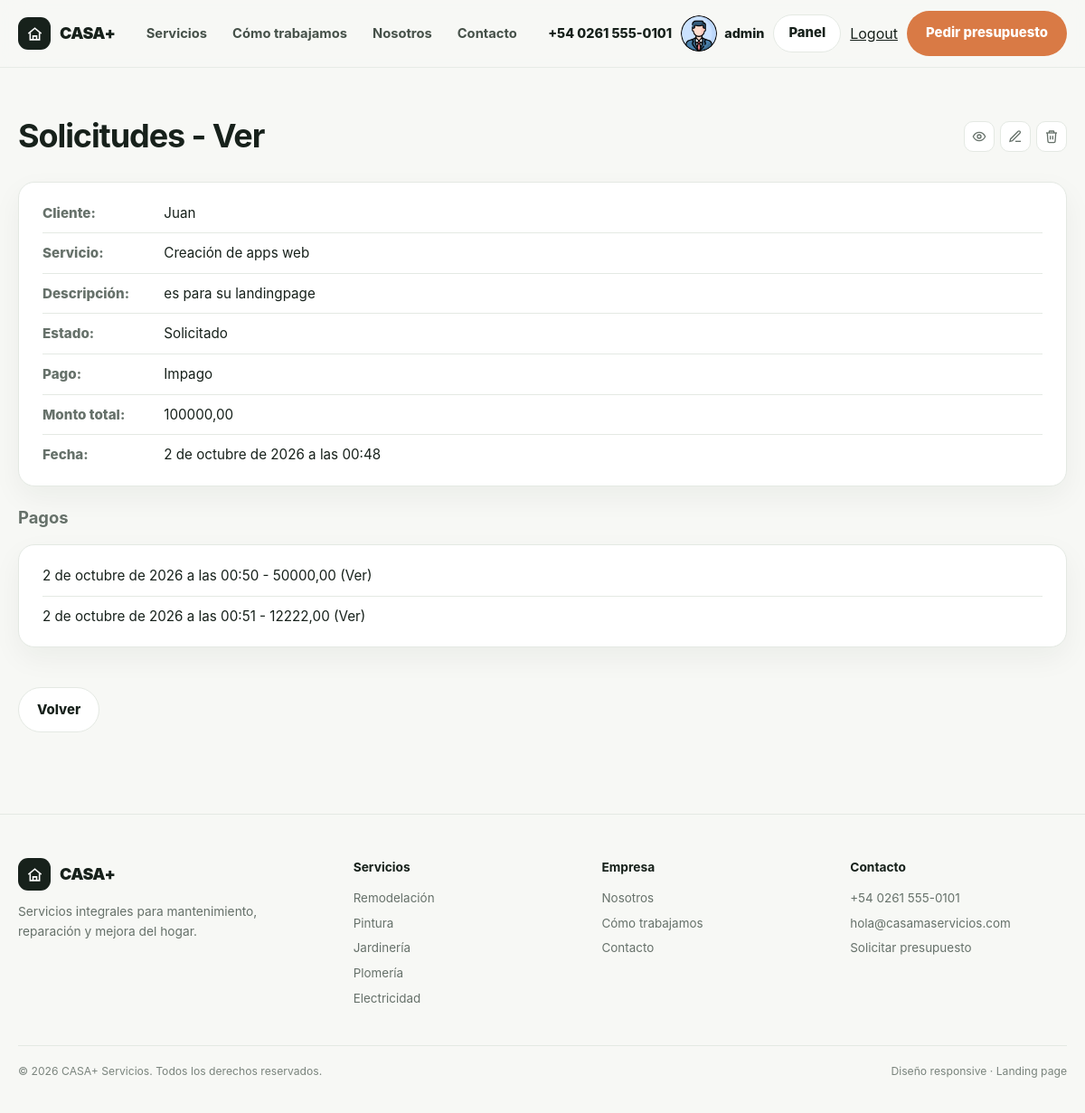
The app's page /servicios/solicitud/detail/1 (signed in) with its own data.
### servicios/models.py (models this page shows, shortened)
class SolicitudServicio(models.Model):
    cliente = models.ForeignKey(Cliente, on_delete=models.CASCADE, related_name="solicitudes")
    servicio = models.ForeignKey(Servicio, on_delete=models.PROTECT, related_name="solicitudes")
    descripcion = models.TextField(blank=True, null=True)
    estado = models.CharField(
        max_length=20,
        choices=EstadoServicio.choices,
        default=EstadoServicio.SOLICITADO,
    )
    estado_pago = models.CharField(
        max_length=20,
        choices=EstadoPago.choices,
        default=EstadoPago.IMPAGO,
    )
    monto_total = models.DecimalField(max_digits=10, decimal_places=2, default=0)
    fecha = models.DateTimeField(auto_now_add=True)

class Cliente(models.Model):
    nombre = models.CharField(max_length=255)
    telefono = models.CharField(max_length=20, blank=True, null=True)
    email = models.EmailField(blank=True, null=True)
    def __str__(self) -> str:
        return self.nombre

class Servicio(models.Model):
    nombre = models.CharField(max_length=255, unique=True)
    descripcion = models.TextField(null=True, blank=True)
    def __str__(self):
        return self.nombre

class Pago(models.Model):
    solicitud = models.ForeignKey(SolicitudServicio, on_delete=models.CASCADE, related_name="pagos")
    monto = models.DecimalField(max_digits=10, decimal_places=2)
    fecha = models.DateTimeField(auto_now_add=True)

### servicios/views/solicitud.py (the view)
# urls.py: path("solicitud/detail/<int:pk>", SolicitudServicioDetail.as_view(), name="solicitud_detail"),
class SolicitudServicioDetail(DetailView):
    model = SolicitudServicio
    context_object_name = "solicitud"

### servicios/templates/servicios/solicitudservicio_detail.html
{% extends "core/base.html" %}
{% block contenido %}
    <main class="pagina">
        <div class="pagina-head">
            <h1>Solicitudes - Ver</h1>
            {% include "servicios/acciones.html" with entidad="solicitud" objeto=solicitud %}
        </div>
        <ul class="lista-datos">
            <li><strong>Cliente:</strong> {{ solicitud.cliente }}</li>
            <li><strong>Servicio:</strong> {{ solicitud.servicio }}</li>
            <li><strong>Descripción:</strong> {{ solicitud.descripcion|default:"-" }}</li>
            <li><strong>Estado:</strong> {{ solicitud.get_estado_display }}</li>
            <li><strong>Pago:</strong> {{ solicitud.get_estado_pago_display }}</li>
            <li><strong>Monto total:</strong> {{ solicitud.monto_total }}</li>
            <li><strong>Fecha:</strong> {{ solicitud.fecha }}</li>
        </ul>
        <h2 class="subtitulo">Pagos</h2>
        <ul class="lista-datos">
            {% for pago in solicitud.pagos.all %}
                <li>
                    {{ pago.fecha }} - {{ pago.monto }}
                    (<a href="{% url 'servicios:pago_detail' pago.id %}">Ver</a>)
                </li>
            {% empty %}
                <li>No hay pagos registrados.</li>
            {% endfor %}
        </ul>
        <a class="btn btn-light enlace-volver" href="{% url 'servicios:solicitud_list' %}">Volver</a>
    </main>
{% endblock contenido %}

### core/templates/navbar.html (shortened to what this page needs)
{% load static %}
<header>
  <div class="container">
    <nav class="nav" id="mainNav">
      <a class="brand" href="{% url 'core:index' %}#inicio" aria-label="CASA+ inicio">
        <span class="brand-mark" aria-hidden="true">
          <svg viewBox="0 0 24 24"
               fill="none"
               stroke="currentColor"
               stroke-width="2">
            <path d="M3 11.5 12 4l9 7.5" />
            <path d="M5.5 10.5V20h13v-9.5" />
            <path d="M9.5 20v-5h5v5" />
          </svg>
        </span>
        CASA+
      </a>
      <div class="nav-links">
        <a href="#servicios">Servicios</a>
        <a href="#como-trabajamos">Cómo trabajamos</a>
        <a href="#nosotros">Nosotros</a>
        <a href="#contacto">Contacto</a>
      </div>
      <div class="nav-actions">
        <a class="nav-phone" href="tel:+5402615550101">
          <span>+54 0261 555-0101</span>
        </a>
        {% if user.is_authenticated %}
          <span class="usuario">
            <img src="{% static 'core/perfil.png' %}" alt="Avatar de {{ user.get_username }}" />
            <span>{{ user.get_username }}</span>
          </span>
          <a class="btn btn-light nav-panel" href="{% url 'servicios:index' %}">Panel</a>
          <form action="{% url 'core:logout' %}" method="post" style="display: inline">
            <button type="submit" id="logout">Logout</button>
          </form>
        {% else %}
          <a class="btn btn-accent" href="{% url 'core:login' %}">Iniciar sesión</a>
        {% endif %}
        <a class="btn btn-accent" href="#contacto">Pedir presupuesto</a>
      </div>
    </nav>
  </div>
</header>

### core/static/core/estilo.css (style rules this page uses)
:root { --ink: #17211b; --muted: #66716a; --paper: #f7f8f5; --white: #ffffff; --line: #e4e9e3; --accent: #d97a45; --accent-dark: #b85f32; --sage: #dfe8dc; --sage-dark: #31533e; --soft: #eef2ed; --shadow: 0 18px 50px rgba(23, 33, 27, .08); --radius: 24px; --container: 1180px; }
* { box-sizing: border-box; margin: 0; padding: 0; }
html { scroll-behavior: smooth; }
body { font-family: Inter, ui-sans-serif, system-ui, -apple-system, BlinkMacSystemFont, "Segoe UI", sans-serif; color: var(--ink); background: var(--paper); line-height: 1.55; }
a { color: inherit; text-decoration: none; }
img { display: block; width: 100%; }
button, input, textarea { font: inherit; }
.container { width: min(var(--container), calc(100% - 40px)); margin-inline: auto; }
.btn { display: inline-flex; align-items: center; justify-content: center; gap: 9px; min-height: 50px; padding: 0 20px; border-radius: 999px; border: 1px solid transparent; font-size: .93rem; font-weight: 800; transition: .2s ease; cursor: pointer; }
.btn-accent { color: var(--white); background: var(--accent); }
.btn-light { color: var(--ink); background: var(--white); border-color: var(--line); }
header { position: sticky; top: 0; z-index: 50; background: rgba(247, 248, 245, .9); backdrop-filter: blur(14px); border-bottom: 1px solid rgba(228, 233, 227, .8); }
.nav { min-height: 74px; display: flex; align-items: center; justify-content: space-between; gap: 20px; }
.brand { display: inline-flex; align-items: center; gap: 10px; font-size: 1.12rem; font-weight: 900; letter-spacing: -.03em; }
.brand-mark { width: 36px; aspect-ratio: 1; display: grid; place-items: center; color: var(--white); background: var(--ink); border-radius: 11px; }
.brand-mark svg { width: 19px; height: 19px; }
.nav-links { display: flex; align-items: center; gap: 28px; color: #465149; font-size: .92rem; font-weight: 700; }
.nav-actions { display: flex; align-items: center; gap: 10px; }
.nav-phone { display: inline-flex; align-items: center; gap: 8px; font-size: .9rem; font-weight: 800; }
.nav-actions .btn.nav-panel { display: inline-flex; min-height: 42px; padding: 0 16px; }
.usuario { display: flex; align-items: center; gap: 0.5rem; font-size: .9rem; font-weight: 800; }
.usuario img { width: 40px; height: 40px; border-radius: 50%; object-fit: cover; }
#logout { border: none; background: none; color: inherit; font: inherit; cursor: pointer; text-decoration: underline; padding: 0; }
.pagina { width: min(var(--container), calc(100% - 40px)); margin-inline: auto; padding: 48px 0 90px; }
.pagina h1 { font-size: clamp(1.9rem, 3vw, 2.6rem); letter-spacing: -.03em; margin-bottom: 22px; }
.pagina-head { display: flex; justify-content: space-between; align-items: center; gap: 16px; flex-wrap: wrap; margin-bottom: 22px; }
.pagina-head h1 { margin-bottom: 0; }
.subtitulo { font-size: 1.15rem; color: var(--muted); margin-bottom: 16px; }
.enlace-volver { display: inline-flex; margin-top: 24px; }
.lista-datos { display: grid; gap: 10px; background: var(--white); border: 1px solid var(--line); border-radius: 18px; padding: 22px 26px; box-shadow: 0 12px 32px rgba(23, 33, 27, .05); margin-bottom: 20px; }
.lista-datos li { list-style: none; padding-bottom: 10px; border-bottom: 1px solid var(--line); font-size: .95rem; }
.lista-datos li:last-child { border-bottom: 0; padding-bottom: 0; }
.lista-datos strong { color: var(--muted); font-weight: 800; display: inline-block; min-width: 130px; }

### records on screen
SolicitudServicio: cliente "Juan", servicio "Creación de apps web", descripcion "es para su landingpage", estado "Solicitado", estado_pago "Impago", monto_total "100000,00", fecha "2 de octubre de 2026 a las 00:48"
Pago: fecha "2 de octubre de 2026 a las 00:50", monto "50000,00"
Pago: fecha "2 de octubre de 2026 a las 00:51", monto "12222,00"

### other values on screen
{{ user.get_username }} "admin"
